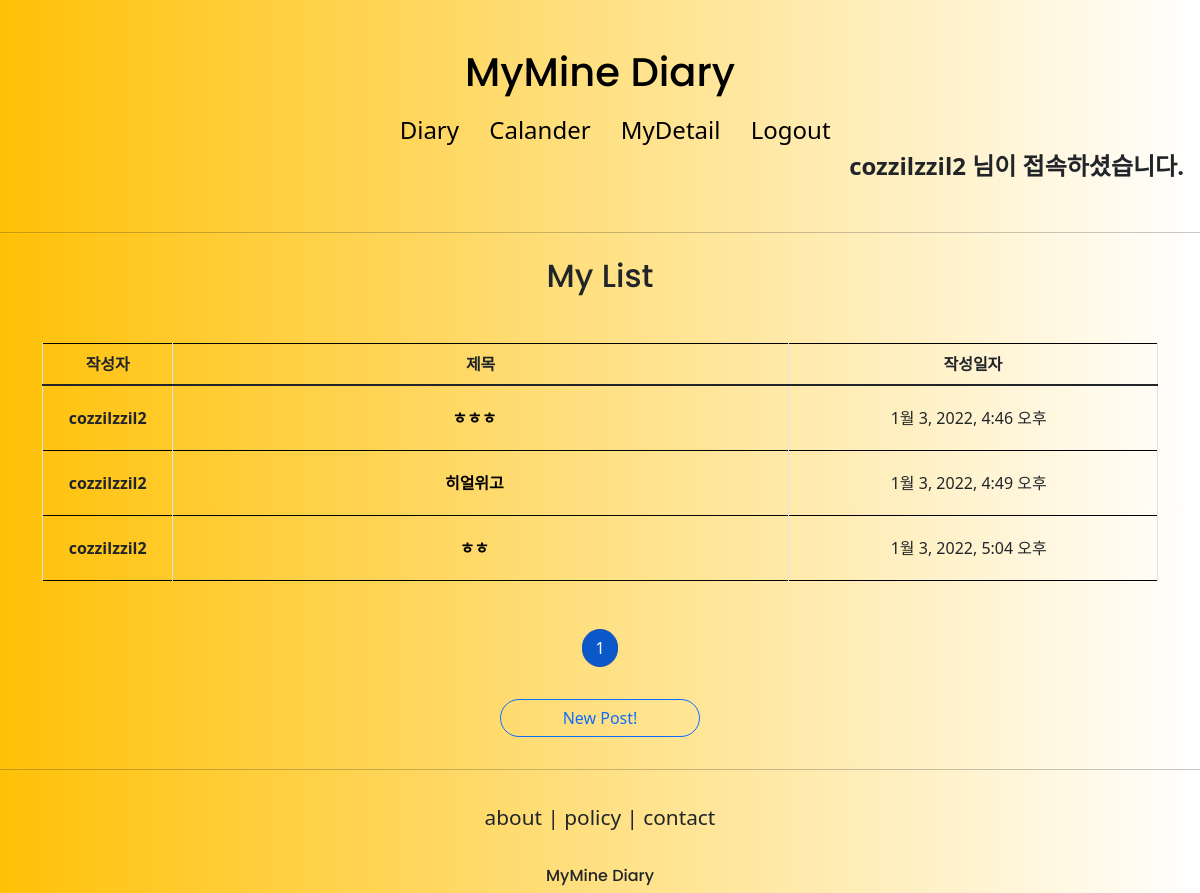
Before: /posts/index/ (signed in) with the older database file.
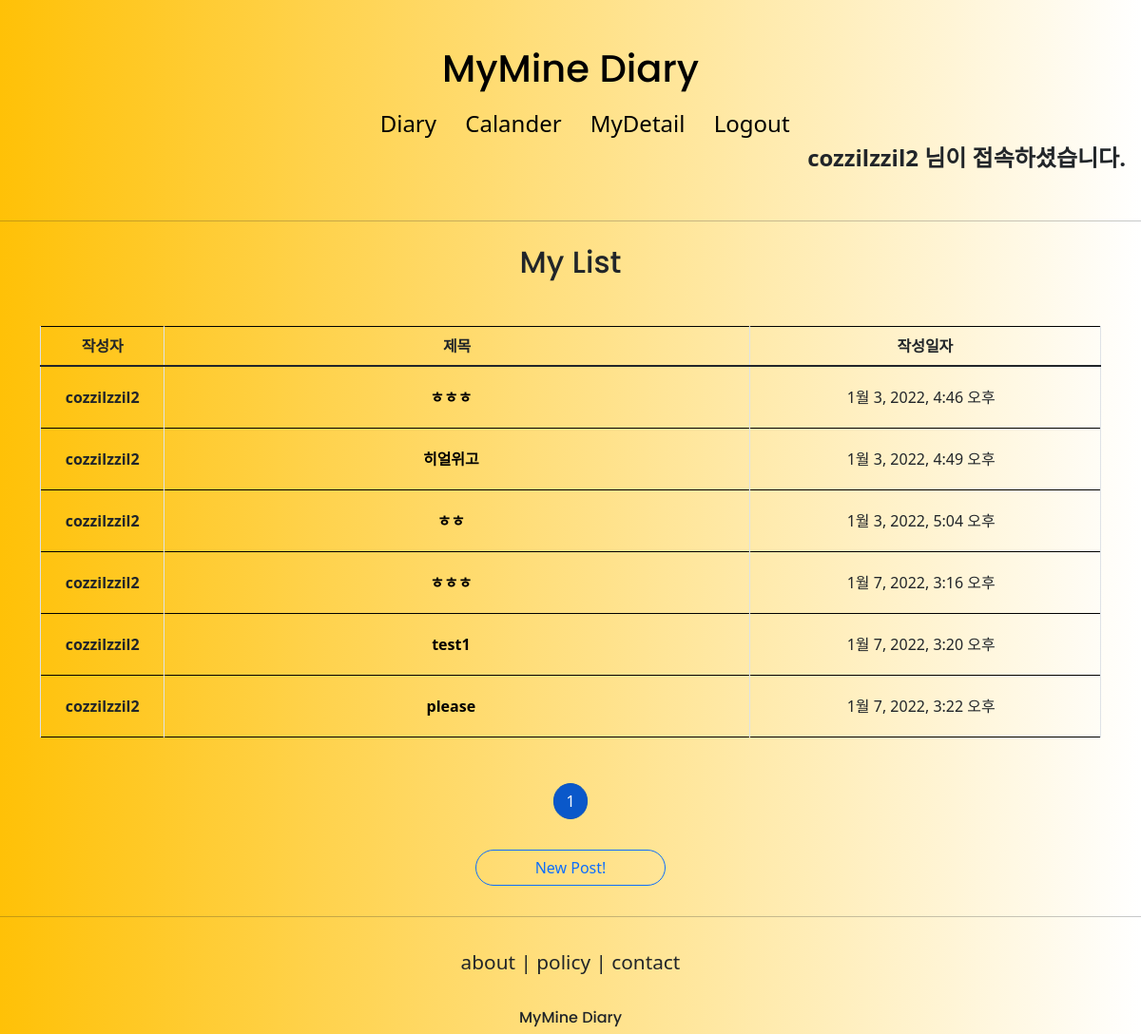
After: the same page with the newer database file.
### posts/models.py (models this page shows, shortened)
class Post(models.Model):
    writer = models.ForeignKey(User, on_delete=models.CASCADE, related_name='post',null=True)
    post_title = models.CharField(max_length=120)
    post_image = models.ImageField(upload_to='posts/',blank=False,null=True)
    post_content = models.TextField(null=True)
    today_date = models.DateTimeField(auto_now_add=True, null=True)
    class Meta:
        ordering=['today_date']

### posts/views.py (the view)
# urls.py: path('index/', PostIndexView.as_view(), name='index'),
class PostIndexView(ListView):
    model = Post
    context_object_name = 'post_list'
    template_name = 'posts/index.html'
    paginate_by = 6
    def get_queryset(self):
        posts = Post.objects.filter(writer=self.request.user).values_list('writer')
        post_list = Post.objects.filter(writer__in=posts)
        return post_list

### posts/templates/posts/index.html
{% extends 'base.html' %}
{% block content %}
<h2 style="text-align:center; font-family: 'Poppins', sans-serif;" class="mb-4 mt-4">
    My List
</h2>
    {% if post_list %}
    <div class="container my-5">
    <table class="table table-bordered">
        <thead style="border-top: 1px solid black; border-bottom: 1px solid black">
        <tr style="text-align:center" class="thead-dark">
            <th scope="row" style="width:10%">작성자</th>
            <th scope="row" style="width:50%">제목</th>
            <th scope="row" style="width:30%">작성일자</th>
            </tr>
         </thead>
        {% for post in post_list %}
            <div>
            <tr style="border-top: 1px solid black; border-bottom: 1px solid black" class="text-center">
                <th style="padding:20px">
                    <span>{{ post.writer }}</span>
                </th>
                <th style="padding: 20px">
                    <a href=" {% url 'posts:detail' pk=post.pk %}">
                        <span>{{ post.post_title }}</span></a>&nbsp;&nbsp;&nbsp;
                </th>
                <td style="padding:20px">
                    <span>{{ post.today_date }}&nbsp;&nbsp;</span>
                </td>
         </tr>
            </div>
    {% endfor %}
        </table>
    </div>
    {% else %}
        <div style="text-align:center; margin: 4rem auto">
        <h3> No posts..</h3>
        </div>
    {% endif %}
{% include 'snippets/pagination.html' with page_obj=page_obj %}
<div style="text-align:center; pont-weight:bold">
    <a href="{% url 'posts:create' %}" class="btn btn-outline-primary rounded-pill col-2 mt-3 mb-3">
        New Post!
    </a>
</div>
{% endblock %}

Changed rows visible on the page:
added Post: writer "cozzilzzil2", post_title "ㅎㅎㅎ", today_date "1월 7, 2022, 3:16 오후"
added Post: writer "cozzilzzil2", post_title "test1", today_date "1월 7, 2022, 3:20 오후"
added Post: writer "cozzilzzil2", post_title "please", today_date "1월 7, 2022, 3:22 오후"
